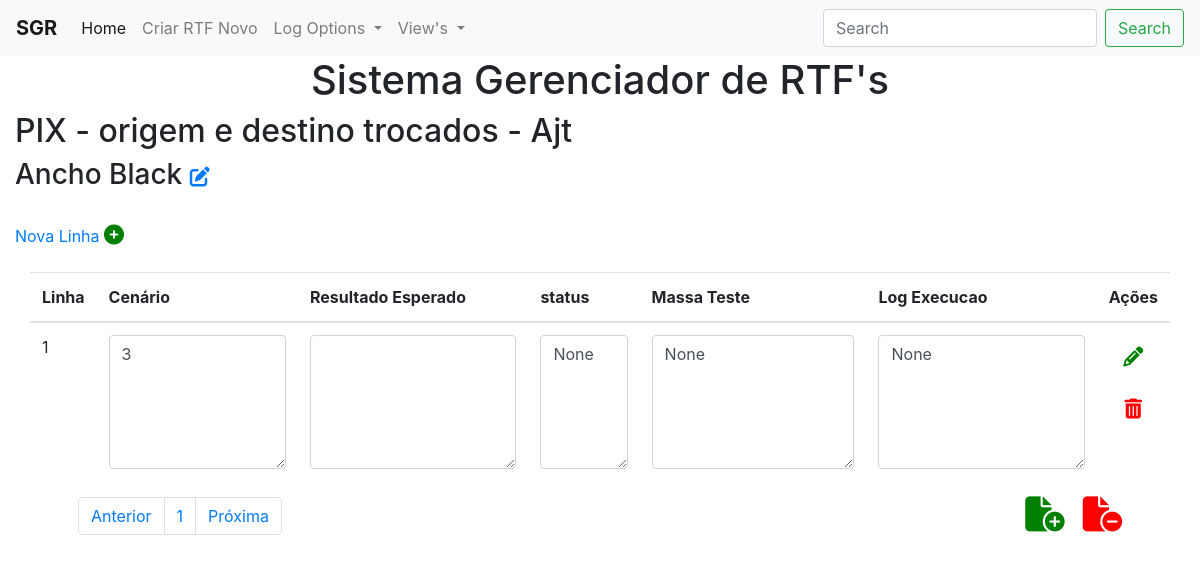
/viewCenarios/1/3, run on an earlier commit of the app's database.
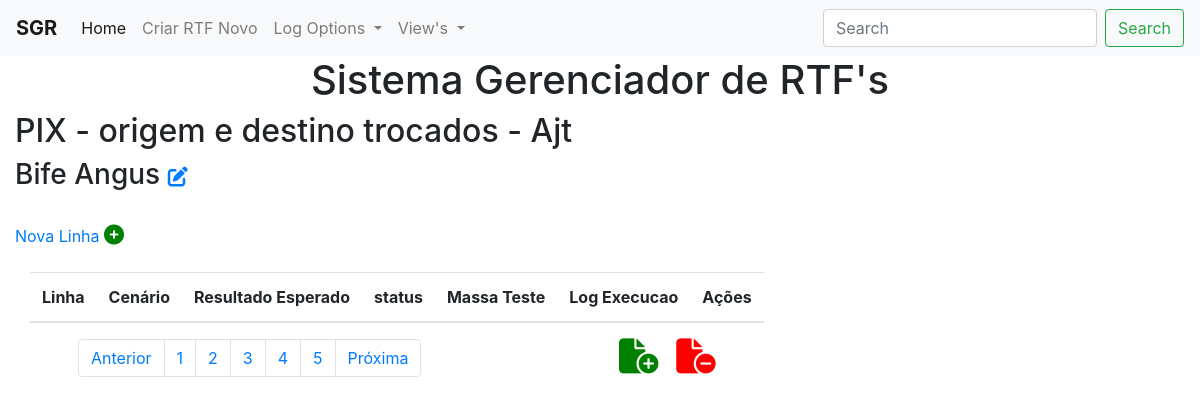
And on a later commit of the database.
### app.py (models this page shows, shortened)
class Pagina(db.Model):
    id_pagina = db.Column("id_pagina", db.Integer, primary_key=True, autoincrement=True)
    id_rtf = db.Column(db.Integer, db.ForeignKey('rt_fs.id'))  # o db por alguma razão chamou RTFs de rt_fs
    numero = db.Column(db.Integer)
    nome = db.Column(db.String(30))
    cenarios = db.relationship('Cenarios', backref='pagina_class')

class Cenarios(db.Model):
    id_cenario = db.Column("id_cenario", db.Integer, primary_key=True, autoincrement=True)
    id_rtf = db.Column(db.Integer, db.ForeignKey('rt_fs.id'))  # o db por alguma razão chamou RTFs de rt_fs
    id_pagina = db.Column(db.Integer, db.ForeignKey('pagina.id_pagina'))
    pagina = db.Column(db.Integer)
    linha = db.Column(db.Integer)
    cenario = db.Column(db.String(250))
    resultado_esperado = db.Column(db.String(250))
    status = db.Column(db.Integer)
    massa_teste = db.Column(db.String(250))
    log_execucao = db.Column(db.String(10000))

### app.py (the view)
@app.route("/viewCenarios/<int:id_rtf>/<int:pagina>")
def viewCenarios(id_rtf, pagina):
    cenarios = Cenarios.query.filter_by(id_rtf=id_rtf, pagina=pagina)
    rtf = RTFs.query.get(id_rtf)
    pagina_obj = Pagina.query.filter_by(id_rtf=id_rtf, numero=pagina).first()
    try:
        qtd_pages = rtf.qtd_pages  # tenta pegar a qtd_paginas, se n conseguir, o array está vazio
        rtf_nome = rtf.name
        nome_pagina = pagina_obj.nome
        return render_template("viewCenarios.html", values=cenarios, rtf_nome=rtf_nome,id_rtf=id_rtf, pagina=pagina, qtd_pages=qtd_pages, nome_pagina=nome_pagina)
    except AttributeError:
        rtf.qtd_pages = 1
        if pagina_obj is None or pagina_obj.nome is None:
            pagina_obj = Pagina(id_rtf, 1, f"Pagina {1}")
            db.session.add(pagina_obj)
        db.session.commit()
        flash('RTF está sem nenhum cenário! Adicione o primeiro ;D')
        return render_template("adicionar_cenario.html", id_rtf=id_rtf, pagina=1)

### templates/viewCenarios.html (shortened to what the changed rows need)
{% extends "base.html" %}
{% block content%}
    <div>
        <h2>{{ rtf_nome }}</h2>
        <h3 id="nome_pagina">{{nome_pagina}} <a href="{{ url_for('editar_nome_pagina', id_rtf=id_rtf, pagina=pagina) }}"><i style="font-size: 20px" class="fa-solid fa-pen-to-square"></i></h3>
    </div>
    <br>
    <br>
    <div class="container">
        <div class="row">
            <div class="col-xs-12">
                <table class="table">
                    <thead>
                        <th>Linha</th>
                        <th>Cenário</th>
                        <th>Resultado Esperado</th>
                        <th>status</th>
                        <th>Massa Teste</th>
                        <th>Log Execucao</th>
                        <th>Ações</th>
                    </thead>
                    <tbody class="form-group shadow-textarea">
                        {% for item in values %}
                            <form action="{{url_for('edit_cenario', id_rtf=item.id_rtf, pagina=item.pagina, linha=item.linha)}}" method="POST">
                                <tr>
                                    <td>{{ item.linha }}</td>
                                    <td><textarea class="form-control z-depth-1" name="cenario" id="cenario" cols="15" rows="5">{{ item.cenario }}</textarea></td>
                                    <td><textarea class="form-control z-depth-1" name="resultado_esperado" id="resultado_esperado" cols="18" rows="5">{{ item.resultado_esperado }}</textarea></td>
                                    <td><textarea class="form-control z-depth-1"name="status" id="status" cols="5" rows="5">{{ item.status }}</textarea></td>
                                    <td><textarea class="form-control z-depth-1" name="massa_teste" id="massa_teste" cols="18" rows="5">{{ item.massa_teste }}</textarea></td>
                                    <td><textarea class="form-control z-depth-1" name="log_execucao" id="log_execucao" cols="18" rows="5">{{ item.log_execucao }}</textarea></td>
                                    <td>
                                        <button type="submit" class="btn btn-block" style="color: green; font-size:20px"><i class="fa-solid fa-pencil"></i></button>
                                        <button type="button" class="btn btn-block"><a style="color: red; font-size:20px" href="{{url_for('delete_cenario', id_rtf=item.id_rtf, pagina=item.pagina, linha=item.linha)}}"><i class="fa-solid fa-trash-can"></i></a></button>
                                    </td>
                                </tr>
                            </form>
                        {% endfor %}
                    </tbody>
                </table>
                <nav aria-label="..." style="display: flex; justify-content: space-between; margin: 0 3rem;">
                    <ul class="pagination">
                        {% for page in range(qtd_pages) %}
                            <li class="page-item">
                                <a class="page-link" href="{{url_for('viewCenarios', id_rtf=id_rtf, pagina=page+1)}}">{{ page+1 }}</a>
                            </li>
                        {% endfor %}
                    </ul>
                </nav>
            </div>
        </div>
    </div>
{% endblock %}

What changed in the data, as far as the page shows it:
no longer on this page (row edited): Pagina: nome "Ancho Black"
no longer on this page (row edited): Cenarios: linha "1", cenario "3", status "None", massa_teste "None", log_execucao "None"
now on this page (row edited): Pagina: nome "Bife Angus"
Also different on the page:
new list line: "2"
new list line: "3"
new list line: "4"
new list line: "5"
